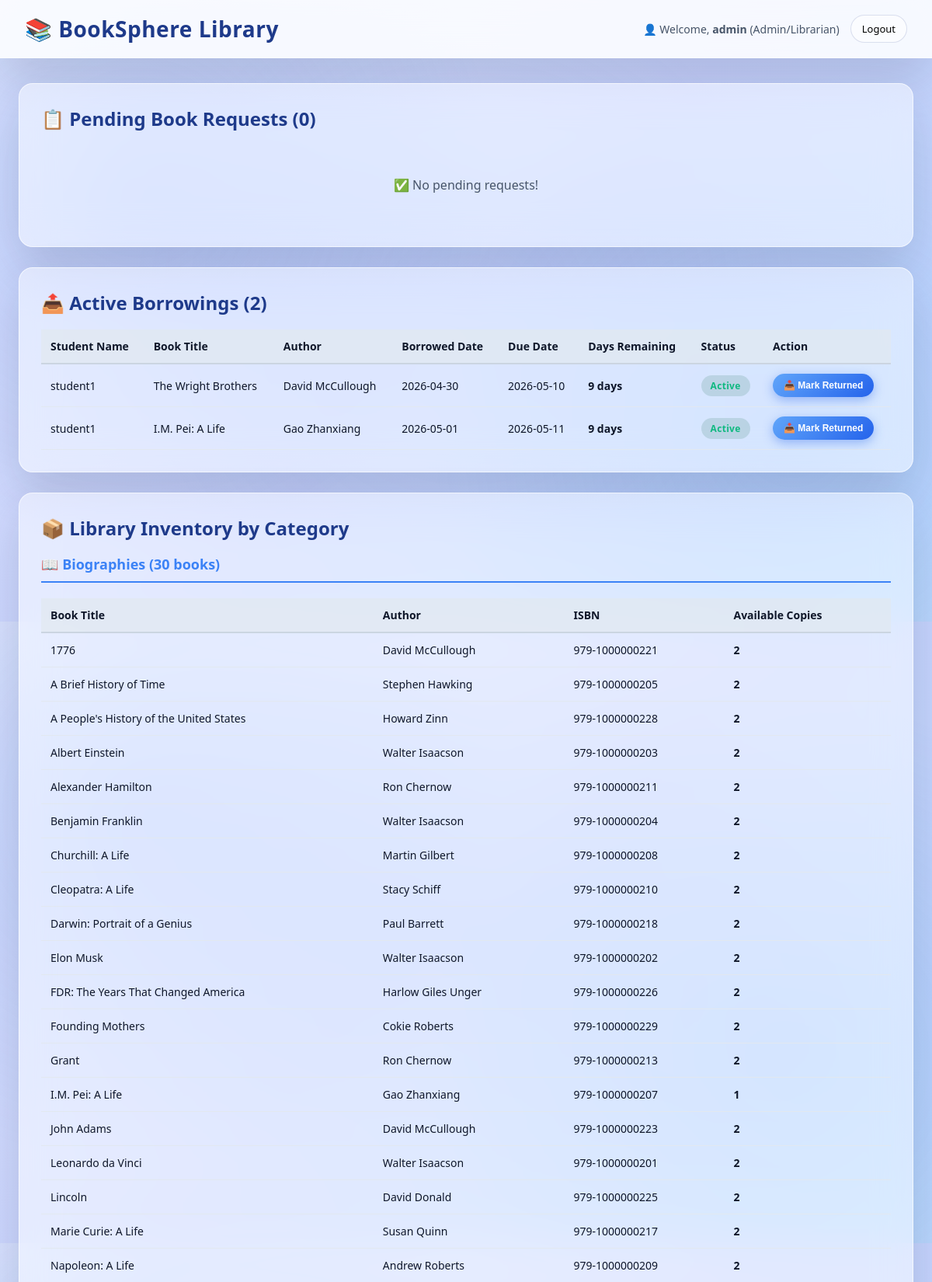
The app's page /admin/dashboard (signed in, upper part) with its own data.
### library_app/models.py (models this page shows)
class User(UserMixin, db.Model):
    id = db.Column(db.Integer, primary_key=True)
    username = db.Column(db.String(80), unique=True, nullable=False)
    password = db.Column(db.String(200), nullable=False)
    role = db.Column(db.String(20), nullable=False)
    requests = db.relationship("BookRequest", backref="user", lazy=True, cascade="all, delete-orphan")

class BookRequest(db.Model):
    id = db.Column(db.Integer, primary_key=True)
    user_id = db.Column(db.Integer, db.ForeignKey("user.id"), nullable=False)
    book_id = db.Column(db.Integer, db.ForeignKey("book.id"), nullable=False)
    request_date = db.Column(db.DateTime, nullable=False, default=datetime.utcnow)
    status = db.Column(db.String(20), nullable=False, default="pending")
    due_date = db.Column(db.DateTime)
    def days_remaining(self):
        if self.due_date:
            remaining = self.due_date - datetime.utcnow()
            return max(0, remaining.days)
        return None
    def is_overdue(self):
        if self.due_date:
            return datetime.utcnow() > self.due_date
        return False

class Book(db.Model):
    id = db.Column(db.Integer, primary_key=True)
    title = db.Column(db.String(200), nullable=False)
    author = db.Column(db.String(200), nullable=False)
    isbn = db.Column(db.String(50), unique=True, nullable=False)
    category = db.Column(db.String(50), nullable=False, default="Others")
    available_count = db.Column(db.Integer, nullable=False, default=1)
    requests = db.relationship("BookRequest", backref="book", lazy=True, cascade="all, delete-orphan")

### library_app/web/routes.py (the view)
@web_bp.route("/admin/dashboard")
@login_required
def admin_dashboard():
    if current_user.role != "admin":
        return redirect(url_for("web.index"))
    services = _services()
    pending_requests = services["request_service"].get_pending_requests()
    active_borrowings = services["request_service"].get_active_borrowings()
    books_by_category = services["book_service"].get_all_books_grouped()
    return render_template(
        "admin_dashboard.html",
        pending_requests=pending_requests,
        active_borrowings=active_borrowings,
        books_by_category=books_by_category,
    )

### library_app/__init__.py (called while the page is built)
def create_app(config_object: object | None = None) -> Flask:
    load_dotenv()
    app = Flask(__name__, template_folder="../templates")
    app.config.from_object(Config)
    if config_object is not None:
        app.config.from_object(config_object)
    _configure_logging(app)
    app.wsgi_app = ProxyFix(app.wsgi_app, x_for=1, x_proto=1, x_host=1)
    db.init_app(app)
    login_manager.init_app(app)
    login_manager.login_view = "web.login"
    @login_manager.user_loader
    def load_user(user_id):
        return User.query.get(int(user_id))
    _maybe_init_db(app)
    _init_services(app)
    app.register_blueprint(web_bp)
    app.register_blueprint(api_bp)
    return app

### library_app/web/routes.py (called while the page is built)
def _services():
    return current_app.extensions["services"]

### services/book_service.py (called while the page is built)
    def get_all_books_grouped(self):
        books = Book.query.all()
        return self._group_books(books)

    def _group_books(self, books):
        books_by_category = {}
        for book in books:
            books_by_category.setdefault(book.category, []).append(book)
        sorted_books = dict(sorted(books_by_category.items()))
        for category in sorted_books:
            sorted_books[category] = sorted(sorted_books[category], key=lambda b: b.title)
        return sorted_books

### services/request_service.py (called while the page is built)
    def get_pending_requests(self):
        return BookRequest.query.filter_by(status='pending').all()

    def get_active_borrowings(self):
        return BookRequest.query.filter_by(status='approved').all()

### templates/admin_dashboard.html (shortened to what this page needs)
<!DOCTYPE html>
<html>
<head>
</head>
<body>
    <div class="navbar">
        <h1>📚 BookSphere Library</h1>
        <div class="navbar-right">
            <div class="user-info">👤 Welcome, <strong>{{ current_user.username }}</strong> (Admin/Librarian)</div>
            <a href="{{ url_for('web.logout') }}" class="logout-btn">Logout</a>
        </div>
    </div>
    <div class="container">
        <div class="section">
            <h2>📋 Pending Book Requests ({{ pending_requests|length }})</h2>
            {% if pending_requests %}
                <div class="table-wrapper">
                    <table>
                        <thead>
                            <tr>
                                <th>Student Name</th>
                                <th>Book Title</th>
                                <th>Author</th>
                                <th>Request Date</th>
                                <th>Actions</th>
                            </tr>
                        </thead>
                        <tbody>
                            {% for req in pending_requests %}
                                <tr>
                                    <td>{{ req.user.username }}</td>
                                    <td>{{ req.book.title }}</td>
                                    <td>{{ req.book.author }}</td>
                                    <td>{{ req.request_date.strftime('%Y-%m-%d %H:%M') }}</td>
                                    <td>
                                        <div class="action-buttons">
                                            <form method="POST" action="{{ url_for('web.approve_request', request_id=req.id) }}" style="display: inline;">
                                                <button type="submit" class="btn btn-approve">✓ Approve</button>
                                            </form>
                                            <form method="POST" action="{{ url_for('web.reject_request', request_id=req.id) }}" style="display: inline;">
                                                <button type="submit" class="btn btn-reject">✕ Reject</button>
                                            </form>
                                        </div>
                                    </td>
                                </tr>
                            {% endfor %}
                        </tbody>
                    </table>
                </div>
            {% else %}
                <div class="empty-message">✅ No pending requests!</div>
            {% endif %}
        </div>
        <div class="section">
            <h2>📤 Active Borrowings ({{ active_borrowings|length }})</h2>
            {% if active_borrowings %}
                <div class="table-wrapper">
                    <table>
                        <thead>
                            <tr>
                                <th>Student Name</th>
                                <th>Book Title</th>
                                <th>Author</th>
                                <th>Borrowed Date</th>
                                <th>Due Date</th>
                                <th>Days Remaining</th>
                                <th>Status</th>
                                <th>Action</th>
                            </tr>
                        </thead>
                        <tbody>
                            {% for req in active_borrowings %}
                                <tr>
                                    <td>{{ req.user.username }}</td>
                                    <td>{{ req.book.title }}</td>
                                    <td>{{ req.book.author }}</td>
                                    <td>{{ req.request_date.strftime('%Y-%m-%d') }}</td>
                                    <td>{{ req.due_date.strftime('%Y-%m-%d') }}</td>
                                    <td>
                                        {% if req.is_overdue() %}
                                            <span class="deadline-warning-severe">OVERDUE!</span>
                                        {% else %}
                                            <strong>{{ req.days_remaining() }} days</strong>
                                        {% endif %}
                                    </td>
                                    <td>
                                        {% if req.is_overdue() %}
                                            <span class="status-badge status-overdue">⚠️ Overdue</span>
                                        {% else %}
                                            {% if req.days_remaining() <= 2 %}
                                                <span class="status-badge status-pending">⏰ Due Soon</span>
                                            {% else %}
                                                <span class="status-badge status-approved">Active</span>
                                            {% endif %}
                                        {% endif %}
                                    </td>
                                    <td>
                                        <form method="POST" action="{{ url_for('web.return_book', request_id=req.id) }}" style="display: inline;">
                                            <button type="submit" class="btn btn-return">📥 Mark Returned</button>
                                        </form>
                                    </td>
                                </tr>
                            {% endfor %}
                        </tbody>
                    </table>
                </div>
            {% else %}
                <div class="empty-message">📭 No active borrowings at the moment.</div>
            {% endif %}
        </div>
        <div class="section">
            <h2>📦 Library Inventory by Category</h2>
            {% if books_by_category %}
                {% for category, books in books_by_category.items() %}
                    <div style="margin-bottom: 40px;">
                        <h3 style="color: #3b82f6; margin-bottom: 20px; font-size: 18px; padding-bottom: 10px; border-bottom: 2px solid #3b82f6;">
                            📖 {{ category }} ({{ books|length }} books)
                        </h3>
                        <div class="table-wrapper">
                            <table>
                                <thead>
                                    <tr>
                                        <th>Book Title</th>
                                        <th>Author</th>
                                        <th>ISBN</th>
                                        <th>Available Copies</th>
                                    </tr>
                                </thead>
                                <tbody>
                                    {% for book in books %}
                                        <tr>
                                            <td>{{ book.title }}</td>
                                            <td>{{ book.author }}</td>
                                            <td>{{ book.isbn }}</td>
                                            <td><strong>{{ book.available_count }}</strong></td>
                                        </tr>
                                    {% endfor %}
                                </tbody>
                            </table>
                        </div>
                    </div>
                {% endfor %}
            {% else %}
                <div class="empty-message">📪 No books in library.</div>
            {% endif %}
        </div>
    </div>
</body>
</html>

### templates/admin_dashboard.html (style rules this page uses)
:root { --ink: #0f172a; --muted: #475569; --paper: #ffffff; --paper-2: #f8fafc; --accent: #3b82f6; --accent-2: #60a5fa; --accent-3: #1e3a8a; --danger: #ef4444; --warning: #f59e0b; --success: #10b981; --shadow: 0 24px 60px rgba(15, 23, 42, 0.15); --glass: rgba(255, 255, 255, 0.5); --glass-strong: rgba(255, 255, 255, 0.85); --glass-border: rgba(255, 255, 255, 0.65); --glass-dark: rgba(30, 58, 138, 0.45); }
* { margin: 0; padding: 0; box-sizing: border-box; }
body { font-family: 'Segoe UI', Tahoma, Geneva, Verdana, sans-serif; background: radial-gradient(circle at 15% 30%, rgba(37, 99, 235, 0.15), transparent 40%), radial-gradient(circle at 85% 70%, rgba(59, 130, 246, 0.15), transparent 40%), radial-gradient(circle at 50% 50%, rgba(96, 165, 250, 0.1), transparent 60%), linear-gradient(135deg, #e0e7ff 0%, #c7d2fe 50%, #bfdbfe 100%); color: var(--ink); }
.navbar { background: rgba(255, 255, 255, 0.85); color: var(--accent-3); padding: 18px 32px; display: flex; justify-content: space-between; align-items: center; box-shadow: var(--shadow); backdrop-filter: blur(26px) saturate(1.2); -webkit-backdrop-filter: blur(26px) saturate(1.2); border-bottom: 1px solid rgba(255, 255, 255, 0.15); }
.navbar h1 { font-family: inherit; font-size: 28px; letter-spacing: 0.5px; }
.navbar-right { display: flex; align-items: center; gap: 14px; flex-wrap: wrap; }
.user-info { font-size: 14px; color: var(--muted); }
.logout-btn { color: #000000; border: 1px solid rgba(30, 58, 138, 0.15); padding: 8px 14px; border-radius: 999px; cursor: pointer; text-decoration: none; font-size: 13px; transition: transform 0.2s ease, background 0.2s ease; background: rgba(255, 255, 255, 0.5); }
.container { max-width: 1200px; margin: 32px auto 60px; padding: 0 24px; }
.section { background: var(--glass); padding: 28px; border-radius: 18px; margin-bottom: 26px; box-shadow: var(--shadow); animation: rise 0.6s ease both; backdrop-filter: blur(24px) saturate(1.2); -webkit-backdrop-filter: blur(24px) saturate(1.2); border: 1px solid var(--glass-border); }
.section h2 { font-family: inherit; color: var(--accent-3); margin-bottom: 18px; font-size: 24px; display: flex; align-items: center; gap: 10px; }
.table-wrapper { overflow-x: auto; }
table { width: 100%; border-collapse: collapse; font-size: 14px; }
th { background: rgba(226, 232, 240, 0.7); padding: 12px; text-align: left; font-weight: 600; color: var(--ink); border-bottom: 2px solid #cbd5e1; }
td { padding: 12px; border-bottom: 1px solid #e2e8f0; }
.status-badge { display: inline-flex; align-items: center; padding: 5px 12px; border-radius: 999px; font-size: 12px; font-weight: 600; letter-spacing: 0.3px; }
.status-approved { background: rgba(31, 107, 74, 0.15); color: var(--success); }
.btn { padding: 8px 14px; border: none; border-radius: 999px; cursor: pointer; font-size: 12px; font-weight: 600; transition: transform 0.2s ease, box-shadow 0.2s ease; text-decoration: none; display: inline-block; }
.btn-return { background: linear-gradient(135deg, #60a5fa 0%, #2563eb 100%); color: #ffffff; box-shadow: 0 4px 14px rgba(37, 99, 235, 0.39); }
.empty-message { text-align: center; padding: 40px; color: var(--muted); font-size: 16px; }

### records on screen
User: username "admin"
BookRequest: user.username "student1", book "The Wright Brothers", book.author "David McCullough", request_date "2026-04-30", due_date "2026-05-10", days_remaining "9", shows "Active"
BookRequest: user.username "student1", book "I.M. Pei: A Life", book.author "Gao Zhanxiang", request_date "2026-05-01", due_date "2026-05-11", days_remaining "9", shows "Active"
Book: category "Biographies", books "30"
Book: title "1776", author "David McCullough", isbn "979-1000000221", available_count "2"
Book: title "A Brief History of Time", author "Stephen Hawking", isbn "979-1000000205", available_count "2"
Book: title "A People's History of the United States", author "Howard Zinn", isbn "979-1000000228", available_count "2"
Book: title "Albert Einstein", author "Walter Isaacson", isbn "979-1000000203", available_count "2"
Book: title "Alexander Hamilton", author "Ron Chernow", isbn "979-1000000211", available_count "2"
Book: title "Benjamin Franklin", author "Walter Isaacson", isbn "979-1000000204", available_count "2"
Book: title "Churchill: A Life", author "Martin Gilbert", isbn "979-1000000208", available_count "2"
Book: title "Cleopatra: A Life", author "Stacy Schiff", isbn "979-1000000210", available_count "2"
Book: title "Darwin: Portrait of a Genius", author "Paul Barrett", isbn "979-1000000218", available_count "2"
Book: title "Elon Musk", author "Walter Isaacson", isbn "979-1000000202", available_count "2"
Book: title "FDR: The Years That Changed America", author "Harlow Giles Unger", isbn "979-1000000226", available_count "2"
Book: title "Founding Mothers", author "Cokie Roberts", isbn "979-1000000229", available_count "2"
Book: title "Grant", author "Ron Chernow", isbn "979-1000000213", available_count "2"
Book: title "I.M. Pei: A Life", author "Gao Zhanxiang", isbn "979-1000000207", available_count "1"
Book: title "John Adams", author "David McCullough", isbn "979-1000000223", available_count "2"
Book: title "Leonardo da Vinci", author "Walter Isaacson", isbn "979-1000000201", available_count "2"
Book: title "Lincoln", author "David Donald", isbn "979-1000000225", available_count "2"
Book: title "Marie Curie: A Life", author "Susan Quinn", isbn "979-1000000217", available_count "2"
Book: title "Napoleon: A Life", author "Andrew Roberts", isbn "979-1000000209", available_count "2"

### other values on screen
{{ pending_requests|length }} "0"
{{ active_borrowings|length }} "2"
